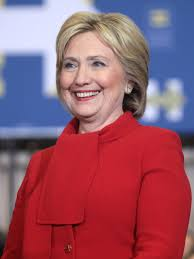
#> input picture image/Hillary.jpeg, 194 x 259 px, given in place of the camera
$ jupyter execute '1. Using Your Webcam and Creating a Live Sketch of Yourself.ipynb'   (text cells are left out)
#> lines starting #> are read from the running program, lines starting #| are printed output that depends on the picture
[cell 1]
import cv2
import numpy as np

# Initialize webcam, cap is the object provided by VideoCapture
cap = cv2.VideoCapture(0)

while True:
    # It contains a boolean indicating if it was sucessful (ret)
    # It also contains the images collected from the webcam (frame)
    ret, frame = cap.read()
#> frame is the input picture: shape (259, 194, 3); mean B, G, R 105.6, 87.4, 150

    cv2.imshow('Our Webcam Video', frame)

    if cv2.waitKey(1) == 13: #13 is the Enter Key
#> (key Esc is pressed here)
        break

# Release camera and close windows
cap.release()
cv2.destroyAllWindows()

[cell 2]
import cv2
import numpy as np

# Our sketch generating function
def sketch(image):
    # Convert image to grayscale
    img_gray = cv2.cvtColor(image, cv2.COLOR_BGR2GRAY)
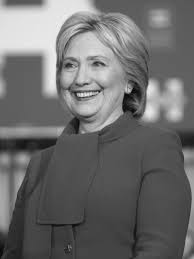
#> img_gray: shape (259, 194); min 2, max 243, mean 108.2

    # Clean up image using Guassian Blur
    img_gray_blur = cv2.GaussianBlur(img_gray, (5,5), 0)

    # Extract edges
    canny_edges = cv2.Canny(img_gray_blur, 10, 70)
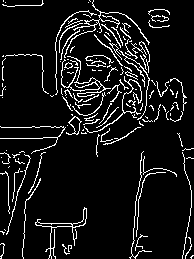
#> canny_edges: shape (259, 194); 8.6% white in thin lines or dots

    # Do an invert binarize the image
    ret, mask = cv2.threshold(canny_edges, 70, 255, cv2.THRESH_BINARY_INV)
#> mask: shape (259, 194); 91.4% white; black in thin lines or dots
    return mask


# Initialize webcam, cap is the object provided by VideoCapture
cap = cv2.VideoCapture(0)

while True:
    # It contains a boolean indicating if it was sucessful (ret)
    # It also contains the images collected from the webcam (frame)
    ret, frame = cap.read()
    # We pass our frame to our sketch function directly inside cv2.imshow()
    cv2.imshow('Our Live Sketcher', sketch(frame))
    if cv2.waitKey(1) == 13: #13 is the Enter Key
#> (key Esc is pressed here)
        break

# Release camera and close windows
cap.release()
cv2.destroyAllWindows()

$ run again, on image/Man.jpeg
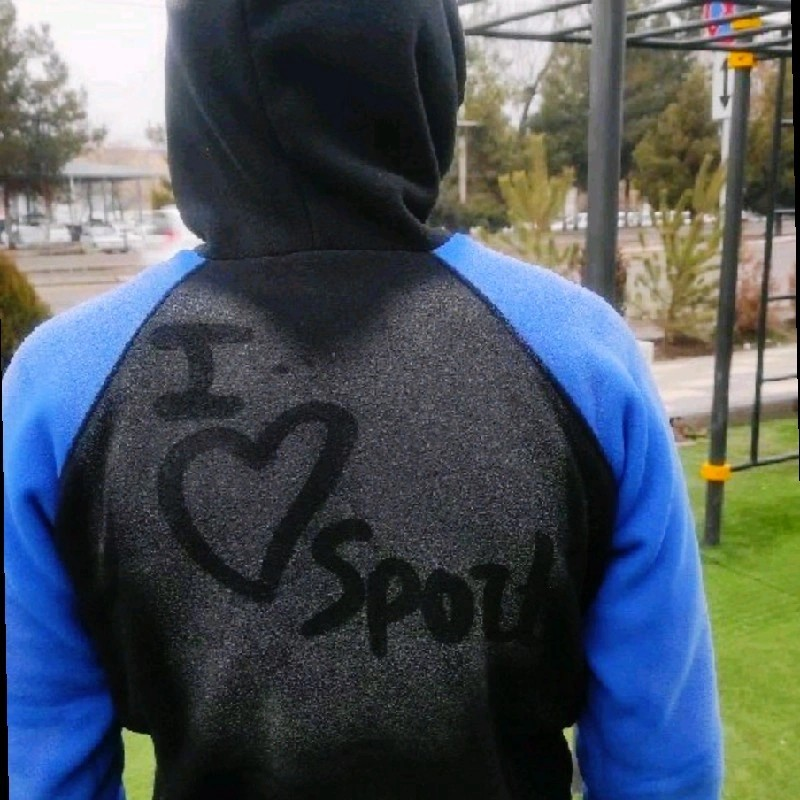
#> input picture image/Man.jpeg, 800 x 800 px, given in place of the camera
#> frame is the input picture: shape (800, 800, 3); mean B, G, R 92.2, 84.3, 75.4
#> in sketch, `img_gray = cv2.cvtColor(image, cv2.COLOR_BGR2GRAY)`:
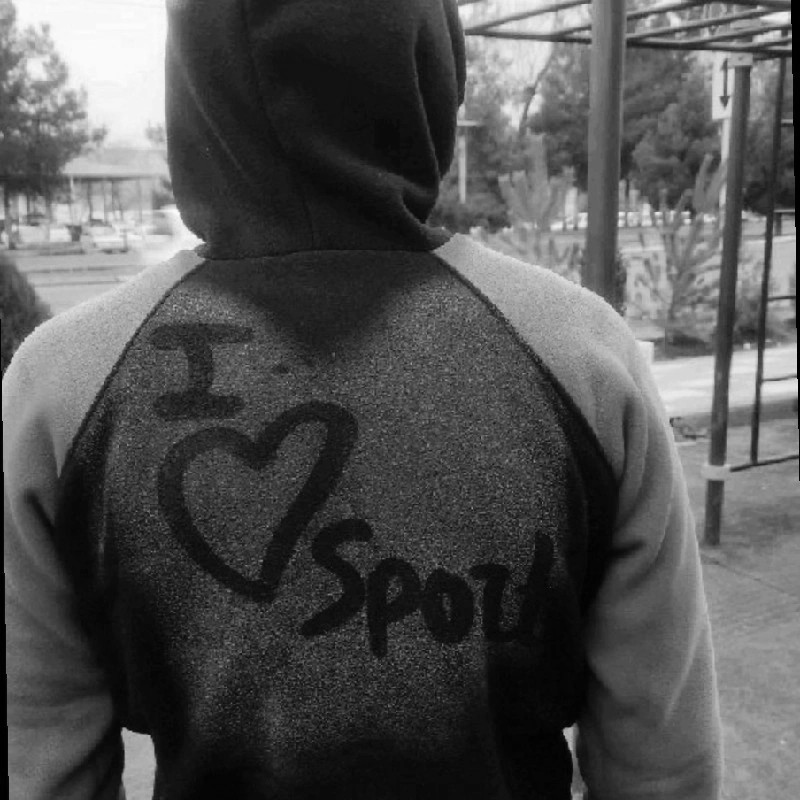
#> img_gray: shape (800, 800); min 0, max 253, mean 82.6
#> in sketch, `canny_edges = cv2.Canny(img_gray_blur, 10, 70)`:
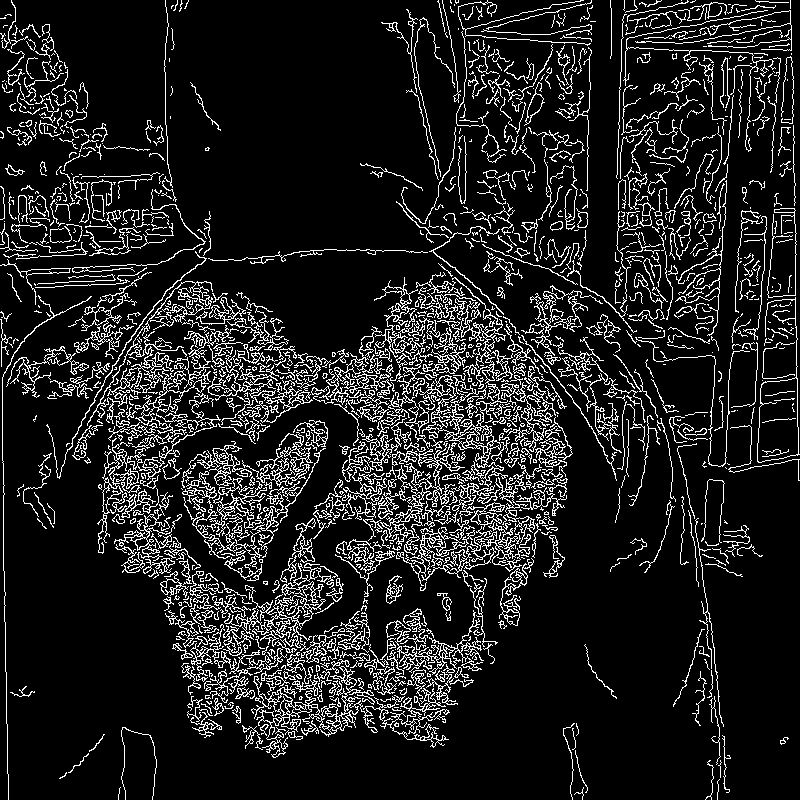
#> canny_edges: shape (800, 800); 12.2% white in thin lines or dots
#> mask: shape (800, 800); 87.8% white; black in thin lines or dots

$ run again, on image/costra.jpeg
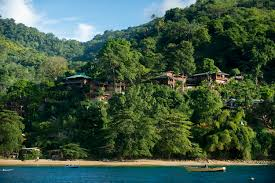
#> input picture image/costra.jpeg, 275 x 183 px, given in place of the camera
#> frame is the input picture: shape (183, 275, 3); mean B, G, R 67.4, 86.4, 62
#> in sketch, `img_gray_blur = cv2.GaussianBlur(img_gray, (5,5), 0)`:
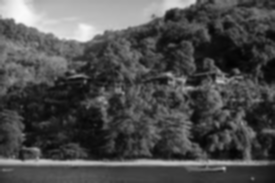
#> img_gray_blur: shape (183, 275); min 3, max 249, mean 76.9
#> in sketch, `canny_edges = cv2.Canny(img_gray_blur, 10, 70)`:
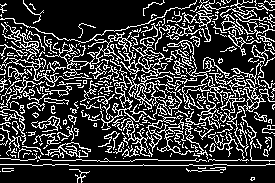
#> canny_edges: shape (183, 275); 22.8% white in thin lines or dots
#> mask: shape (183, 275); 77.2% white; black in thin lines or dots
